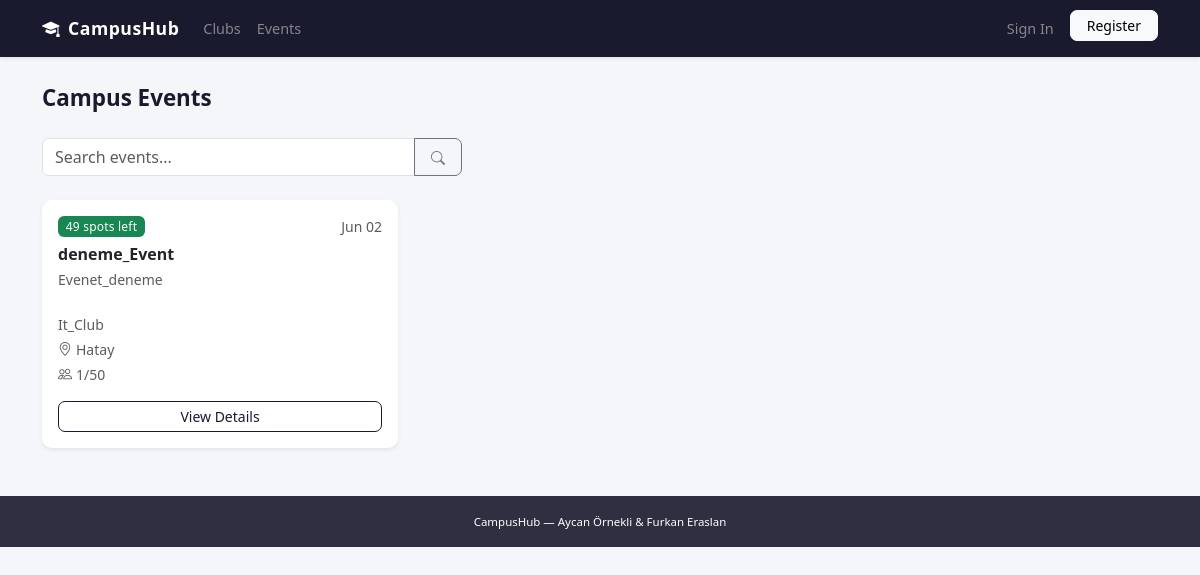
Screenshot of /events/ with the database file from the repository.
### events/models.py (models this page shows, shortened)
class Event(models.Model):
    title = models.CharField(max_length=200)
    description = models.TextField()
    club = models.ForeignKey(Club, on_delete=models.CASCADE, related_name='events')
    created_by = models.ForeignKey(
        settings.AUTH_USER_MODEL,
        on_delete=models.CASCADE,
        related_name='created_events'
    )
    location = models.CharField(max_length=300)
    date = models.DateTimeField()
    max_participants = models.PositiveIntegerField(default=50)
    created_at = models.DateTimeField(auto_now_add=True)
    updated_at = models.DateTimeField(auto_now=True)
    class Meta:
        ordering = ['date']
    def participant_count(self):
        return self.registrations.count()
    def is_full(self):
        return self.registrations.count() >= self.max_participants
    def spots_left(self):
        return max(0, self.max_participants - self.registrations.count())

### clubs/models.py (models this page shows, shortened)
class Club(models.Model):
    STATUS_CHOICES = [
        ('pending', 'Pending Approval'),
        ('approved', 'Approved'),
        ('rejected', 'Rejected'),
    ]
    name = models.CharField(max_length=200, unique=True)
    description = models.TextField()
    logo = models.ImageField(upload_to='club_logos/', blank=True, null=True)
    manager = models.ForeignKey(
        settings.AUTH_USER_MODEL,
        on_delete=models.CASCADE,
        related_name='managed_clubs'
    )
    members = models.ManyToManyField(
        settings.AUTH_USER_MODEL,
        related_name='joined_clubs',
        blank=True
    )
    status = models.CharField(max_length=20, choices=STATUS_CHOICES, default='pending')
    created_at = models.DateTimeField(auto_now_add=True)
    updated_at = models.DateTimeField(auto_now=True)
    class Meta:
        ordering = ['-created_at']

### events/views.py (the view)
# urls.py: path('', views.event_list_view, name='event_list'),
def event_list_view(request):
    events = Event.objects.filter(club__status='approved').select_related('club')
    query = request.GET.get('q')
    if query:
        events = events.filter(title__icontains=query)
    paginator = Paginator(events, 9)
    page = request.GET.get('page')
    events = paginator.get_page(page)
    return render(request, 'events/event_list.html', {'events': events, 'query': query})

### templates/events/event_list.html (shortened to what this page needs)
{% extends 'base.html' %}
{% block content %}
<div class="d-flex justify-content-between align-items-center mb-4">
  <span class="page-title">Campus Events</span>
</div>
<form method="get" class="mb-4">
  <div class="input-group" style="max-width:420px;">
    <input type="text" name="q" class="form-control" placeholder="Search events..." value="{{ query|default:'' }}">
    <button type="submit" class="btn btn-outline-secondary px-3"><i class="bi bi-search"></i></button>
  </div>
</form>
<div class="row g-4">
  {% for event in events %}
  <div class="col-md-4">
    <div class="card h-100 shadow-sm border-0">
      <div class="card-body d-flex flex-column">
        <div class="d-flex justify-content-between align-items-start mb-2">
          <span class="badge {% if event.is_full %}bg-danger{% else %}bg-success{% endif %}">
            {% if event.is_full %}Full{% else %}{{ event.spots_left }} spots left{% endif %}
          </span>
          <small class="text-muted">{{ event.date|date:"M d" }}</small>
        </div>
        <h6 class="fw-semibold mb-1">{{ event.title }}</h6>
        <p class="text-muted small flex-grow-1">{{ event.description|truncatechars:80 }}</p>
        <div class="text-muted small mt-2">
          <div class="mb-1">{{ event.club.name }}</div>
          <div class="mb-1"><i class="bi bi-geo-alt me-1"></i>{{ event.location }}</div>
          <div><i class="bi bi-people me-1"></i>{{ event.participant_count }}/{{ event.max_participants }}</div>
        </div>
      </div>
      <div class="card-footer border-0 bg-transparent pt-0 pb-3 px-3">
        <a href="{% url 'event_detail' event.pk %}" class="btn btn-outline-primary btn-sm w-100">View Details</a>
      </div>
    </div>
  </div>
  {% empty %}
  <div class="col">
    <p class="text-muted">No events found{% if query %} for "{{ query }}"{% endif %}.</p>
  </div>
  {% endfor %}
</div>
{% endblock %}

### static/css/style.css (style rules this page uses)
body { font-family: 'Segoe UI', system-ui, -apple-system, sans-serif; color: #1a1a2e; background-color: #f5f6fa; }
.card { border-radius: 10px; transition: box-shadow 0.18s ease; }
.btn { font-size: 0.875rem; font-weight: 500; border-radius: 7px; }
.btn-outline-primary { color: #1a1a2e; border-color: #1a1a2e; }
.badge { font-weight: 500; letter-spacing: 0.2px; }
.page-title { font-size: 1.4rem; font-weight: 600; color: #1a1a2e; }

### rows the page displays
Event: spots_left "49", date "Jun 02", title "deneme_Event", description "Evenet_deneme", club.name "It_Club", location "Hatay", participant_count "1", max_participants "50"
